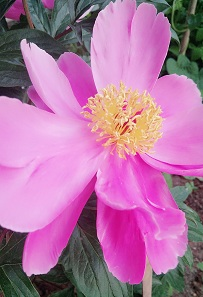
#> input picture Python.OpenCV.From.Novice.To.Practice/code/09/02/flower.png, 203 x 297 px
$ python demo.py
#> lines starting #> are read from the running program, lines starting #| are printed output that depends on the picture; after the words box and inside, x2 and y2 are one past the last pixel; in counts of white or black regions, pixels touching at a corner belong together
import cv2
img = cv2.imread("flower.png")  # 读取原图
#> img is the input picture: shape (297, 203, 3); mean B, G, R 160.5, 116.7, 176.7
cv2.imshow("img", img)  # 显示原图
img = cv2.medianBlur(img, 5)  # 使用中值滤波去除噪点
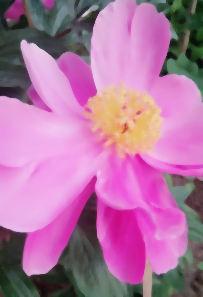
#> img: shape (297, 203, 3); mean B, G, R 160.6, 116.7, 176.8
gray = cv2.cvtColor(img, cv2.COLOR_BGR2GRAY)  # 原图从彩图变成单通道灰度图像
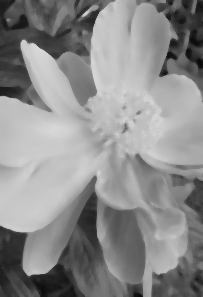
#> gray: shape (297, 203); min 10, max 217, mean 139.7
t, binary = cv2.threshold(gray, 127, 255, cv2.THRESH_BINARY)  # 灰度图像转化为二值图像
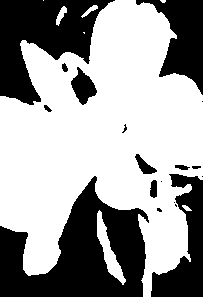
#> binary: shape (297, 203); 61.7% white; 18 black regions (7 under 20 px)
cv2.imshow("binary", binary)  # 显示二值化图像
# 获取二值化图像中的轮廓极轮廓层次数据
contours, hierarchy = cv2.findContours(binary, cv2.RETR_LIST, cv2.CHAIN_APPROX_NONE)
#> contours = 20 contours, 6 with area under 20; largest, box (x1, y1, x2, y2) and area: (0, 0, 203, 297) 36690, (97, 210, 126, 285) 610, (70, 66, 98, 106) 584, (134, 153, 158, 175) 220, (149, 179, 158, 199) 128
cv2.drawContours(img, contours, -1, (0, 0, 255), 2)  # 在原图中绘制轮廓
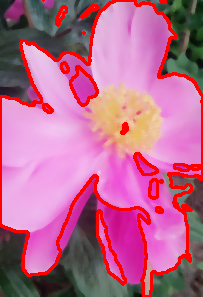
#> img: shape (297, 203, 3); 10.52% of pixels changed, all inside (x1, y1, x2, y2) = (0, 0, 203, 297)
cv2.imshow("contours", img)  # 显示绘有轮廓的图像
cv2.waitKey()  # 按下任何键盘按键后
cv2.destroyAllWindows()  # 释放所有窗体
